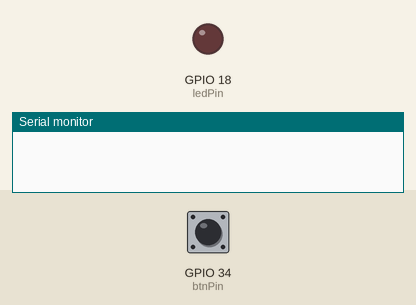
Bench run of a program on a simulated ESP32. Shown: output pins drawn as LEDs (lit = HIGH), the last lines printed to the serial monitor. Dashed ring = blinking. The inputs (shaded band) are chosen by the test bench; at power-on: GPIO 34 (btnPin) HIGH.

Above: at 1.2 s.
1.3 s: GPIO 34 (btnPin) pulled LOW for 0.15 s
At 2.2 s:
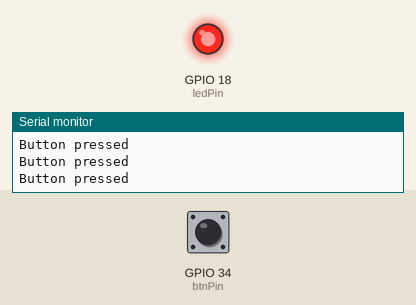
2.9 s: GPIO 34 (btnPin) pulled LOW for 1 s
At 3.3 s:
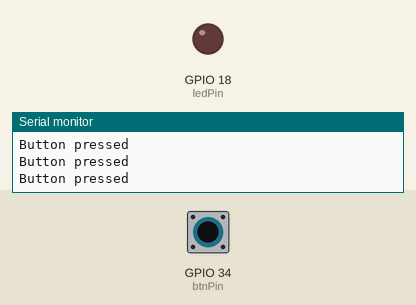
5.4 s: GPIO 34 (btnPin) pulled LOW for 3.2 s
At 6.3 s:
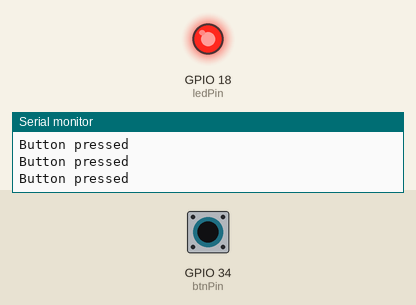
10.1 s: GPIO 34 (btnPin) driven LOW
At 11.1 s:
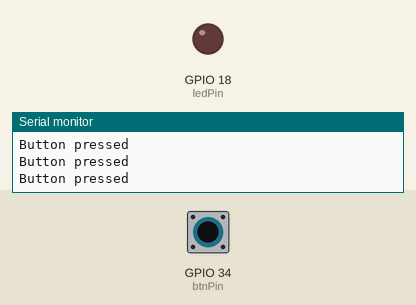
13.1 s: GPIO 34 (btnPin) pulsed HIGH 5 times (0.12 s each, 0.3 s apart)
At 13.38 s:
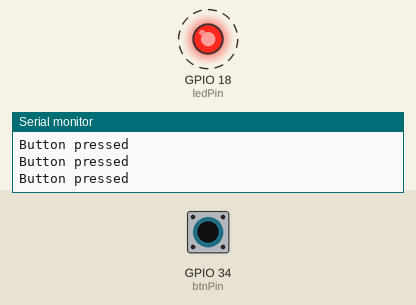
Timing chart, 0 to 16.1 s (numbered marks = the images above; inputs shaded):
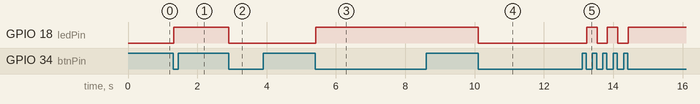

The program:

main.cpp
```cpp
#include <Arduino.h>

constexpr uint8_t ledPin = 18;
constexpr uint8_t btnPin = 34;
constexpr uint8_t buttonDebounceDelay = 50;
constexpr uint8_t sample_interval_ms = 5;

// global variables
uint8_t buttonHistory = 0xFF; // initialize to all HIGH (not pressed)
bool ledState = LOW;
bool lastStableButtonState = HIGH;
uint64_t lastSampleTime = 0;

void setup()
{
  // define led pin as output
  pinMode(ledPin, OUTPUT);
  // define btn pin as input
  pinMode(btnPin, INPUT);

  Serial.begin(9600);
}

void loop()
{
  uint64_t currentTime = millis();

  if (currentTime - lastSampleTime >= sample_interval_ms)
  {
    // update the last sample time
    lastSampleTime = currentTime;

    // read current button state.  Active-low: LOW (0) means pressed, HIGH (1) means not pressed
    bool currentButtonState = digitalRead(btnPin);

    // update button history
    // Shift in the raw reading.
    buttonHistory = (buttonHistory << 1) | currentButtonState;

    if ((buttonHistory & 0x07) == 0x00) // last 3 bits are LOW (pressed)
    {
      Serial.println("Button pressed");
      // check for falling edge
      if (lastStableButtonState == HIGH) // last stable state was not pressed
      {
        ledState = !ledState;           // toggle led state
        digitalWrite(ledPin, ledState); // apply led state
        Serial.println("Edge detected: Button pressed, LED toggled");
      }
      lastStableButtonState = LOW; // update stable button state to pressed
    }
    else if (buttonHistory == 0xFF) // all bits are HIGH (not pressed)
    {
      lastStableButtonState = HIGH; // update stable button state to not pressed
    }
  }
}
```

Measured:
- after the input at 1.3 s, GPIO 18 (ledPin): LOW → HIGH at once
- after the input at 2.9 s, GPIO 18 (ledPin): HIGH → LOW at once
- after the input at 5.4 s, GPIO 18 (ledPin): LOW → HIGH at once
- after the input at 10.1 s, GPIO 18 (ledPin): HIGH → LOW at once
- after the input at 13.1 s, GPIO 18 (ledPin): alternates HIGH for 0.30 s and LOW for 0.30 s, 5 changes in all, then stays HIGH, starting after 0.13 s
